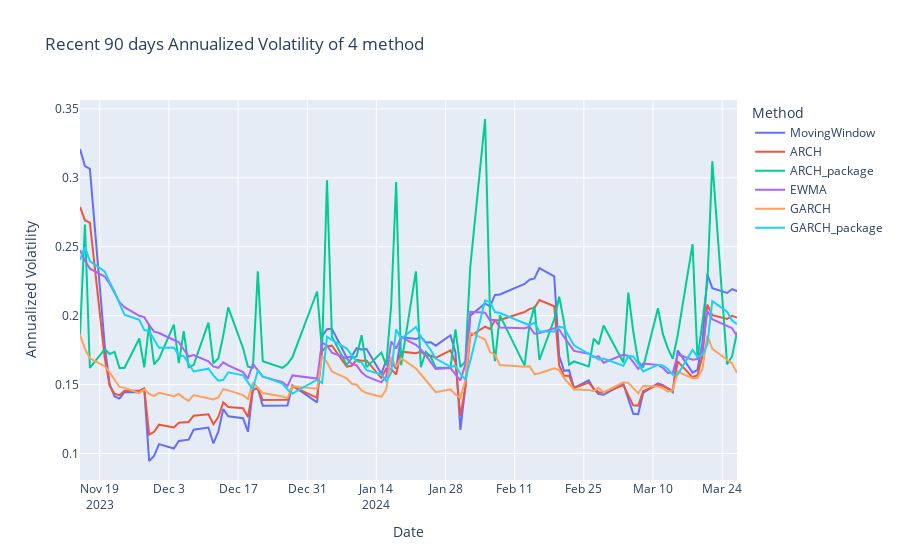

Notebook code cell kept with this figure:
### Code cell
visualize_together(method_li1)
